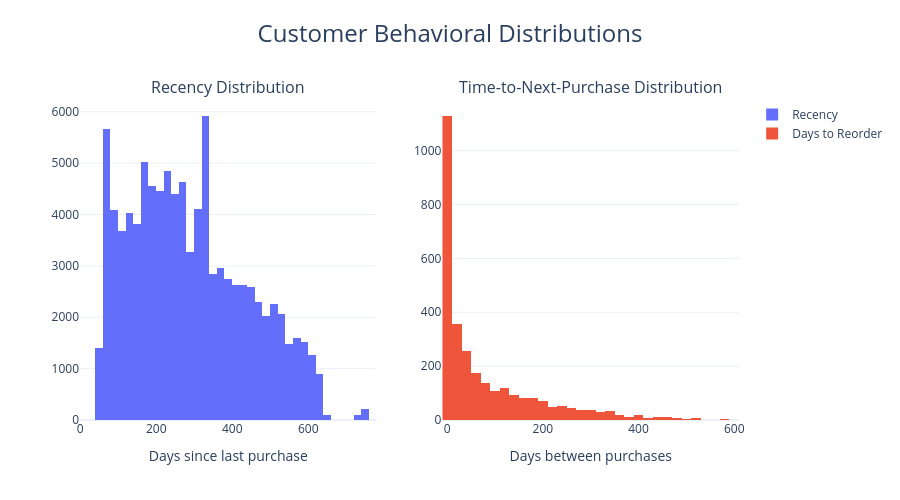

Source (notebook cell):
### Code cell
# 1. Define the grid - both are now 'xy' because both are Histograms
fig = make_subplots(
    rows=1, cols=2,
    specs=[[{"type": "xy"}, {"type": "xy"}]], 
    subplot_titles=("Recency Distribution", "Time-to-Next-Purchase Distribution")
)

# 2. Add the first Histogram (Recency)
fig.add_trace(
    go.Histogram(
        x=RFM_features.Recency,
        name="Recency",
        marker_color='#636EFA',
        nbinsx=50
    ),
    row=1, col=1
)

# 3. Add the second Histogram (Time to Next Purchase)
fig.add_trace(
    go.Histogram(
        x=RFM_features.TimetoNextPurchase,
        name="Days to Reorder",
        marker_color='#EF553B', # Different color for contrast
        nbinsx=50
    ),
    row=1, col=2
)

# 4. Update Layout
fig.update_layout(
    height=500, 
    template="plotly_white", # Cleaner look for EDA
    title={
        "text": "Customer Behavioral Distributions",
        'y': 0.95, 'x': 0.5,
        'xanchor': 'center', 'yanchor': 'top',
        'font': {'size': 24}
    },
    margin=dict(t=100)
)

# Optional: Add axis titles
fig.update_xaxes(title_text="Days since last purchase", row=1, col=1)
fig.update_xaxes(title_text="Days between purchases", row=1, col=2)

fig.show()

### Figure 1 — Plotly figure (JSON) as saved in the notebook; plotly's stock layout.template omitted (floating-point values rounded to 4 significant figures; data arrays with more than 128 entries replaced by an {"elided": "..."} marker saying what was removed)
{"data": [{"marker": {"color": "#636EFA"}, "name": "Recency", "nbinsx": 50, "type": "histogram", "x": {"elided": "96087 int values"}, "xaxis": "x", "yaxis": "y"}, {"marker": {"color": "#EF553B"}, "name": "Days to Reorder", "nbinsx": 50, "type": "histogram", "x": {"elided": "96087 float values"}, "xaxis": "x2", "yaxis": "y2"}], "layout": {"annotations": [{"font": {"size": 16}, "showarrow": false, "text": "Recency Distribution", "x": 0.225, "xanchor": "center", "xref": "paper", "y": 1, "yanchor": "bottom", "yref": "paper"}, {"font": {"size": 16}, "showarrow": false, "text": "Time-to-Next-Purchase Distribution", "x": 0.775, "xanchor": "center", "xref": "paper", "y": 1, "yanchor": "bottom", "yref": "paper"}], "height": 500, "margin": {"t": 100}, "title": {"font": {"size": 24}, "text": "Customer Behavioral Distributions", "x": 0.5, "xanchor": "center", "y": 0.95, "yanchor": "top"}, "xaxis": {"anchor": "y", "domain": [0, 0.45], "title": {"text": "Days since last purchase"}}, "xaxis2": {"anchor": "y2", "domain": [0.55, 1], "title": {"text": "Days between purchases"}}, "yaxis": {"anchor": "x", "domain": [0, 1]}, "yaxis2": {"anchor": "x2", "domain": [0, 1]}}}
